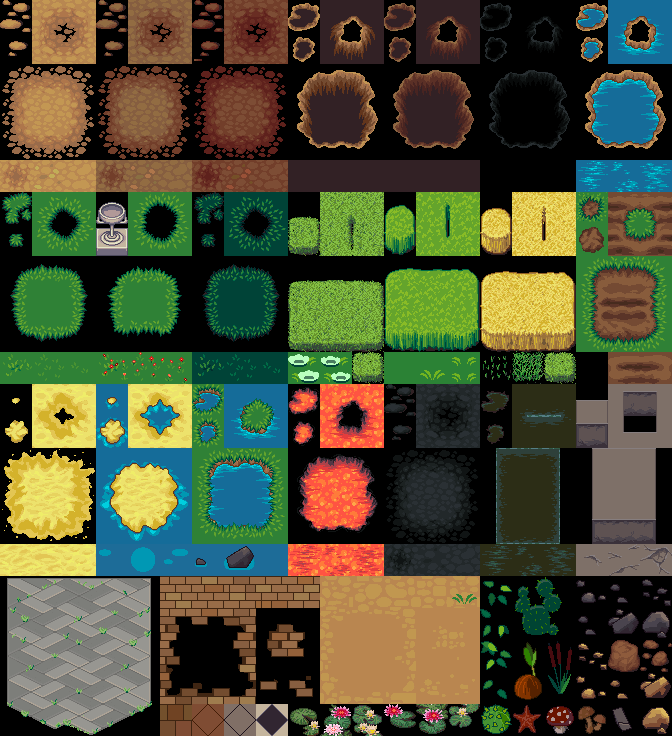
#> input picture assets/terrain/terrain.png, 672 x 736 px, found by its file name
$ python make_wang_terrain.py
#> lines starting #> are read from the running program, lines starting #| are printed output that depends on the picture
import sys
print(sys.executable)


import os, json
import numpy as np
import cv2


TILE = 32

# ------------------------------------------------------------
# FILES (always relative to this script)
# ------------------------------------------------------------
SCRIPT_DIR = os.path.dirname(os.path.abspath(__file__))
SRC_PNG = os.path.join(SCRIPT_DIR, "terrain.png")
OUT_PNG = os.path.join(SCRIPT_DIR, "terrain_wang_rows_cv.png")
OUT_META = os.path.join(SCRIPT_DIR, "terrain_wang_rows_cv_meta.json")

# ------------------------------------------------------------
# WANG bit order: bit0=N, bit1=E, bit2=S, bit3=W
# ------------------------------------------------------------
BIT_N = 1
BIT_E = 2
BIT_S = 4
BIT_W = 8

# ------------------------------------------------------------
# REGION MODEL
# We do NOT assume a 1px seam. We copy pixels in "bands" (thirds).
# split = inset in pixels that defines corner/edge “ports”.
# For 32px tiles, 10 or 11 are sane. 11 is closest to 1/3.
# ------------------------------------------------------------
SPLIT = 11  # change to 10 or 12 if needed

def load_rgba(path: str) -> np.ndarray:
    # cv2 loads BGRA by default; convert to RGBA
#> called with path = 'assets/tiles/terrain.png'
    bgra = cv2.imread(path, cv2.IMREAD_UNCHANGED)
#> bgra is the input picture: shape (736, 672, 4); mean B, G, R, A 52.2, 79.4, 76.4, 189.9
    if bgra is None:
        raise FileNotFoundError(path)
    if bgra.shape[2] == 3:
        bgr = bgra
        a = np.full((bgr.shape[0], bgr.shape[1], 1), 255, np.uint8)
        bgra = np.concatenate([bgr, a], axis=2)
    rgba = cv2.cvtColor(bgra, cv2.COLOR_BGRA2RGBA)
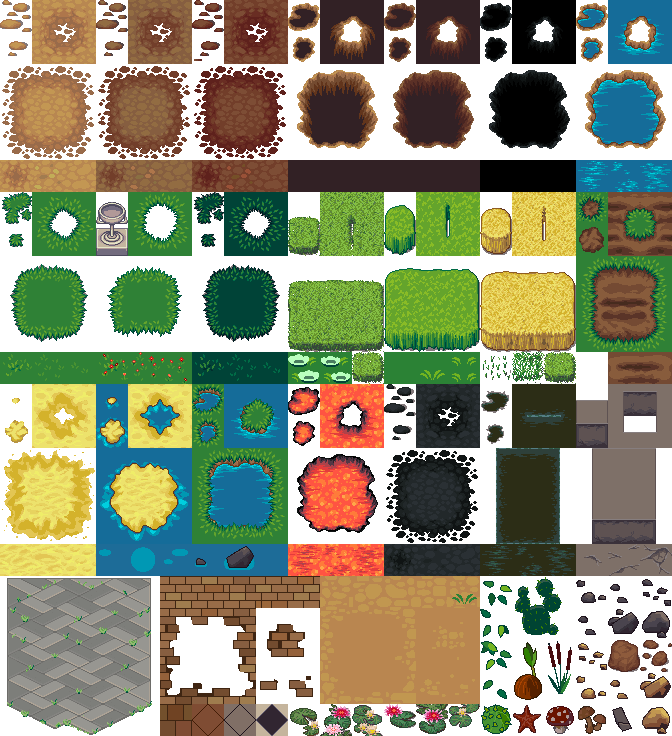
#> rgba: shape (736, 672, 4); mean R, G, B, A 76.4, 79.4, 52.2, 189.9; transparent parts drawn white
    return rgba

def crop_tile(sheet: np.ndarray, row: int, col: int) -> np.ndarray:
    y0 = row * TILE
    x0 = col * TILE
    return sheet[y0:y0+TILE, x0:x0+TILE].copy()

def alpha_mask(tile: np.ndarray, thr: int = 1) -> np.ndarray:
    return (tile[:, :, 3] >= thr).astype(np.uint8)

def paste_region(dst: np.ndarray, src: np.ndarray, region_mask: np.ndarray):
    """
    Copy RGBA pixels from src to dst wherever region_mask==1 AND src alpha>0.
    This preserves exact donor pixels (tileable weave), and respects transparency.
    """
    src_a = src[:, :, 3] > 0
    m = (region_mask.astype(bool) & src_a)
    dst[m] = src[m]

def rect_mask(x0, y0, x1, y1) -> np.ndarray:
    m = np.zeros((TILE, TILE), np.uint8)
    m[y0:y1, x0:x1] = 1
    return m

# Precomputed region masks (bands + corners)
REG_N  = rect_mask(0, 0, TILE, SPLIT)
REG_S  = rect_mask(0, TILE - SPLIT, TILE, TILE)
REG_W  = rect_mask(0, 0, SPLIT, TILE)
REG_E  = rect_mask(TILE - SPLIT, 0, TILE, TILE)

REG_NW = rect_mask(0, 0, SPLIT, SPLIT)
REG_NE = rect_mask(TILE - SPLIT, 0, TILE, SPLIT)
REG_SW = rect_mask(0, TILE - SPLIT, SPLIT, TILE)
REG_SE = rect_mask(TILE - SPLIT, TILE - SPLIT, TILE, TILE)

# “Middle” area we leave for fill/bridging
REG_MID = rect_mask(SPLIT, SPLIT, TILE - SPLIT, TILE - SPLIT)

def compute_outside_reachable(out_rgba: np.ndarray, mask: int) -> np.ndarray:
    """
    Flood fill on transparency to find outside-reachable pixels,
    but only seed from edges that are NOT connected (bit=0).
    Connected edges are "ports" into neighbors and should NOT be considered outside.
    """
    transparent = (out_rgba[:, :, 3] == 0).astype(np.uint8)  # 1 where passable
    h, w = transparent.shape

    visited = np.zeros((h, w), np.uint8)

    def flood_from(seed_x, seed_y):
        if transparent[seed_y, seed_x] == 0 or visited[seed_y, seed_x] == 1:
            return
        # OpenCV floodFill needs a mask that is 2 pixels larger
        ff_mask = np.zeros((h + 2, w + 2), np.uint8)
        # We flood on a copy; mark visited by setting to 0 in a temp
        temp = transparent.copy()
        cv2.floodFill(temp, ff_mask, (seed_x, seed_y), 0)
        reached = (temp == 0) & (transparent == 1)
        visited[reached] = 1
        # mark as no longer passable to avoid rework
        transparent[reached] = 0

    # Always seed from corners (true outside for hole/void styles)
    seeds = [(0,0), (w-1,0), (0,h-1), (w-1,h-1)]

    # Seed from edge pixels only where that edge is outside (bit=0)
    # N edge is outside if N bit is 0
    if (mask & BIT_N) == 0:
        for x in range(w):
            seeds.append((x, 0))
    if (mask & BIT_S) == 0:
        for x in range(w):
            seeds.append((x, h-1))
    if (mask & BIT_W) == 0:
        for y in range(h):
            seeds.append((0, y))
    if (mask & BIT_E) == 0:
        for y in range(h):
            seeds.append((w-1, y))

    for (sx, sy) in seeds:
        flood_from(sx, sy)

    return visited  # 1 where outside-reachable transparency

def fill_interior(out_rgba: np.ndarray, interior_tile: np.ndarray, outside_reach: np.ndarray):
    """
    Fill ONLY the non-outside, still-transparent pixels with the interior texture.
    Uses wrapped sampling so texture phase stays consistent inside the tile.
    """
    fill_mask = (out_rgba[:, :, 3] == 0) & (outside_reach == 0)
    if not np.any(fill_mask):
        return
    yy, xx = np.nonzero(fill_mask)
    out_rgba[yy, xx] = interior_tile[yy % TILE, xx % TILE]

def build_wang_tile(
    interior_tile: np.ndarray,
    edgeN: np.ndarray, edgeE: np.ndarray, edgeS: np.ndarray, edgeW: np.ndarray,
    cornerNW: np.ndarray, cornerNE: np.ndarray, cornerSE: np.ndarray, cornerSW: np.ndarray,
    singleton: np.ndarray,
    mask: int
) -> np.ndarray:
    """
    Compose rim regions by copying exact pixels from donor tiles.
    Then fill interior last using port-aware outside flood fill.
    """
    out = np.zeros((TILE, TILE, 4), np.uint8)  # transparent canvas

    if mask == 0:
        # singleton is an authored tile; use as-is
        return singleton.copy()

    # 1) Place side regions (bands) from edge donors for connected sides
    if mask & BIT_N: paste_region(out, edgeN, REG_N)
    if mask & BIT_S: paste_region(out, edgeS, REG_S)
    if mask & BIT_W: paste_region(out, edgeW, REG_W)
    if mask & BIT_E: paste_region(out, edgeE, REG_E)

    # 2) Place corners when both adjacent sides are connected
    if (mask & BIT_N) and (mask & BIT_W): paste_region(out, cornerNW, REG_NW)
    if (mask & BIT_N) and (mask & BIT_E): paste_region(out, cornerNE, REG_NE)
    if (mask & BIT_S) and (mask & BIT_E): paste_region(out, cornerSE, REG_SE)
    if (mask & BIT_S) and (mask & BIT_W): paste_region(out, cornerSW, REG_SW)

    # 3) Small crack closing (only on alpha mask), so fills don’t leak
    a = (out[:, :, 3] > 0).astype(np.uint8)
    a_closed = cv2.morphologyEx(a, cv2.MORPH_CLOSE, np.ones((3,3), np.uint8), iterations=1)
    # Only add alpha where we already have some nearby content; don’t invent colors.
    # (So we keep pixels as-is; this just helps flood-fill classification.)
    # We use the closed mask only for outside calculation below by temporarily treating
    # newly-closed pixels as blocked.
    # (We do NOT paint new colors here.)

    # 4) Compute outside reachability on transparency, with edge-ports based on mask
    # Temporarily treat closed alpha as blocked to prevent leaks through 1px gaps.
    out_for_fill = out.copy()
    out_for_fill[:, :, 3] = np.where(a_closed > 0, np.maximum(out[:, :, 3], 1), out[:, :, 3]).astype(np.uint8)
    outside = compute_outside_reachable(out_for_fill, mask)

    # 5) Fill the interior last
    fill_interior(out, interior_tile, outside)

    return out

def place_tile(atlas: np.ndarray, tile: np.ndarray, row: int, col: int):
    y0 = row * TILE
    x0 = col * TILE
    atlas[y0:y0+TILE, x0:x0+TILE] = tile

# ------------------------------------------------------------
# Your family defs (add all families here)
# Using your row/col tile slicing on terrain.png
# ------------------------------------------------------------
FAMILIES = [
    {
        "id": "ground_light",
        "interior": [(5,0), (5,1), (5,2)],
        "singleton": (0,0),
        "edgeN": (2,1), "edgeS": (4,1), "edgeW": (3,0), "edgeE": (3,2),
        "cornerNW": (2,0), "cornerNE": (2,2), "cornerSE": (4,2), "cornerSW": (4,0),
    },
    {
        "id": "chasm_light",
        "interior": [(5,9), (5,10), (5,11)],
        "singleton": (0,9),
        "edgeN": (2,10), "edgeS": (4,10), "edgeW": (3,9), "edgeE": (3,11),
        "cornerNW": (2,9), "cornerNE": (2,11), "cornerSE": (4,11), "cornerSW": (4,9),
    },
]

def main():
    sheet = load_rgba(SRC_PNG)
    rows = len(FAMILIES)
    cols = 16  # masks 0..15

    atlas = np.zeros((rows * TILE, cols * TILE, 4), np.uint8)
    meta = {
        "tileSize": TILE,
        "cols": cols,
        "bitOrder": "bit0=N, bit1=E, bit2=S, bit3=W",
        "splitPx": SPLIT,
        "families": {}
    }

    for r, fam in enumerate(FAMILIES):
        # Choose first interior (you can randomize later)
        interior_tile = crop_tile(sheet, *fam["interior"][0])
        singleton = crop_tile(sheet, *fam["singleton"])

        edgeN = crop_tile(sheet, *fam["edgeN"])
        edgeS = crop_tile(sheet, *fam["edgeS"])
        edgeE = crop_tile(sheet, *fam["edgeE"])
        edgeW = crop_tile(sheet, *fam["edgeW"])

        cornerNW = crop_tile(sheet, *fam["cornerNW"])
        cornerNE = crop_tile(sheet, *fam["cornerNE"])
        cornerSE = crop_tile(sheet, *fam["cornerSE"])
        cornerSW = crop_tile(sheet, *fam["cornerSW"])

        for mask in range(16):
            tile = build_wang_tile(
                interior_tile,
                edgeN, edgeE, edgeS, edgeW,
                cornerNW, cornerNE, cornerSE, cornerSW,
                singleton,
                mask
            )
            place_tile(atlas, tile, r, mask)

        meta["families"][fam["id"]] = {"row": r, "maskCol": "col=mask (0..15)"}
#> this loop made 2 passes
#> pass 1, in main, `singleton = crop_tile(sheet, *fam["singleton"])`:
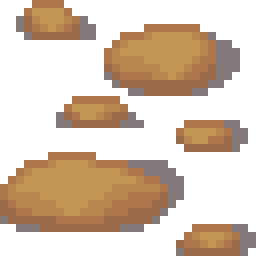
#> singleton: shape (32, 32, 4) (shown 8 times larger); mean R, G, B, A 69, 49.9, 31.6, 105.8; transparent parts drawn white
#> pass 1, in main, `edgeN = crop_tile(sheet, *fam["edgeN"])`:
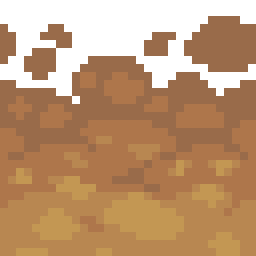
#> edgeN: shape (32, 32, 4) (shown 8 times larger); mean R, G, B, A 134.3, 95.6, 60.3, 199.7; transparent parts drawn white
#> pass 1, in main, `edgeS = crop_tile(sheet, *fam["edgeS"])`:
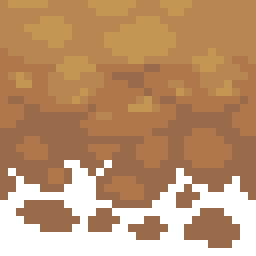
#> edgeS: shape (32, 32, 4) (shown 8 times larger); mean R, G, B, A 138.8, 99, 62.3, 205.9; transparent parts drawn white
#> after the loop:
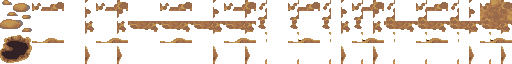
#> atlas: shape (64, 512, 4); mean R, G, B, A 37, 26.3, 17.1, 58.8; transparent parts drawn white
#> after the loop:
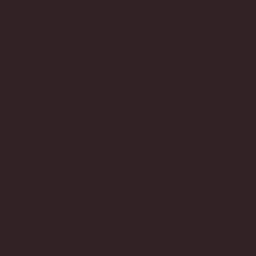
#> interior_tile: shape (32, 32, 4) (shown 8 times larger); mean R, G, B, A 50, 33, 37, 255
#> after the loop, meta = 5 items

    # Save (convert RGBA -> BGRA for cv2.imwrite)
    bgra = cv2.cvtColor(atlas, cv2.COLOR_RGBA2BGRA)
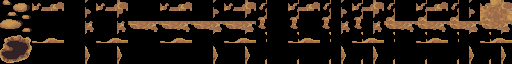
#> bgra: shape (64, 512, 4); mean B, G, R, A 17.1, 26.3, 37, 58.8
    cv2.imwrite(OUT_PNG, bgra)

    with open(OUT_META, "w") as f:
        json.dump(meta, f, indent=2)

    print("Wrote:", OUT_PNG)
    print("Wrote:", OUT_META)

if __name__ == "__main__":
    main()

$ run again, with assets/terrain/obj_misk_atlas.png copied over assets/terrain/terrain.png
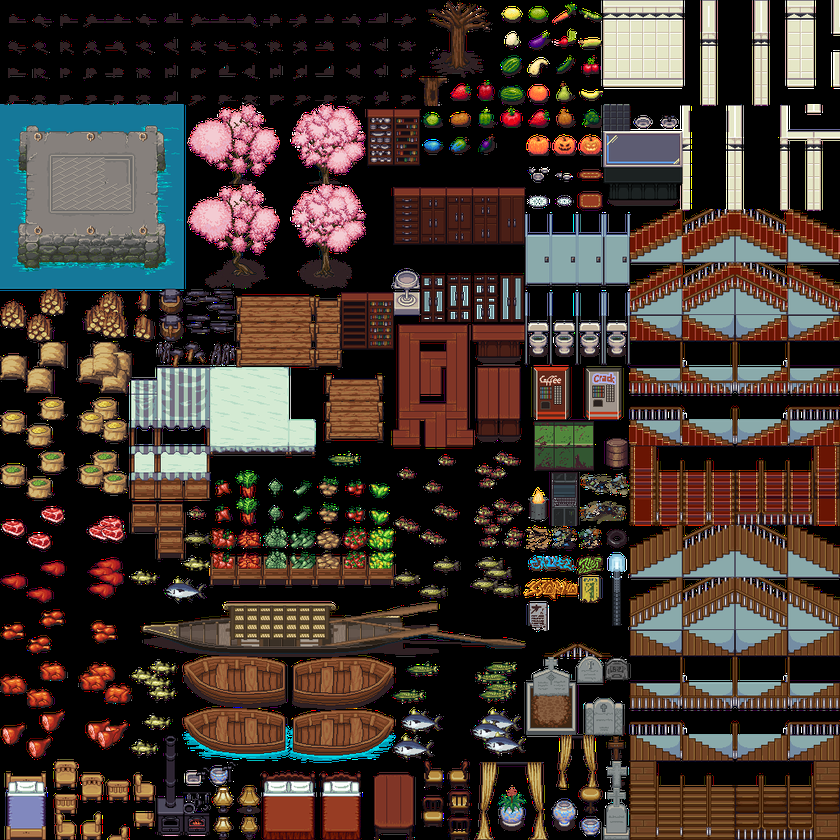
#> input picture assets/terrain/obj_misk_atlas.png, 840 x 840 px, shrunk from 1024 x 1024 before the run, found by its file name
#> in load_rgba, bgra is the input picture: shape (840, 840, 4); mean B, G, R, A 48, 54.9, 66.9, 130.5
#> the loop in main, `for r, fam in enumerate(FAMILIES):` made 2 passes
#> after the loop in main, `for r, fam in enumerate(FAMILIES):`:
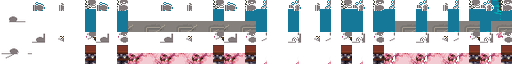
#> atlas: shape (64, 512, 4); mean R, G, B, A 38.4, 40.8, 45.7, 89.6; transparent parts drawn white
#> after the loop in main, `for r, fam in enumerate(FAMILIES):`: meta = 5 items
#> in main, `bgra = cv2.cvtColor(atlas, cv2.COLOR_RGBA2BGRA)`:
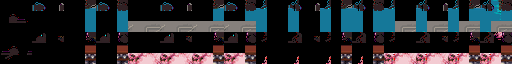
#> bgra: shape (64, 512, 4); mean B, G, R, A 45.7, 40.8, 38.4, 89.6

$ run again, with assets/terrain/plant repack.png copied over assets/terrain/terrain.png
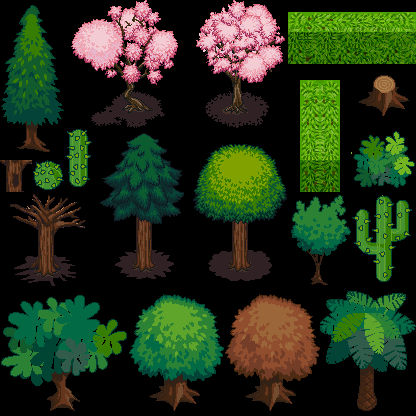
#> input picture assets/terrain/plant repack.png, 416 x 416 px, found by its file name
#> in load_rgba, bgra is the input picture: shape (416, 416, 4); mean B, G, R, A 25.2, 49.4, 35.7, 123.1
#> the loop in main, `for r, fam in enumerate(FAMILIES):` made 2 passes
#> after the loop in main, `for r, fam in enumerate(FAMILIES):`: meta = 5 items
#> in main, `bgra = cv2.cvtColor(atlas, cv2.COLOR_RGBA2BGRA)`:
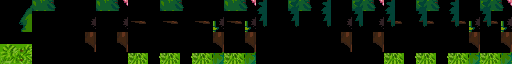
#> bgra: shape (64, 512, 4); mean B, G, R, A 7.4, 24, 12.1, 61.9
